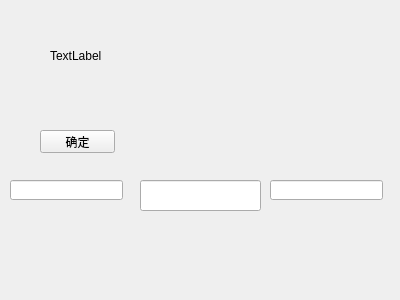
<?xml version="1.0" encoding="UTF-8"?>
<ui version="4.0">
 <class>Widget</class>
 <widget class="QWidget" name="Widget">
  <property name="geometry">
   <rect>
    <x>0</x>
    <y>0</y>
    <width>400</width>
    <height>300</height>
   </rect>
  </property>
  <property name="windowTitle">
   <string>Widget</string>
  </property>
  <widget class="QPushButton" name="pushButton">
   <property name="geometry">
    <rect>
     <x>40</x>
     <y>130</y>
     <width>75</width>
     <height>23</height>
    </rect>
   </property>
   <property name="text">
    <string>确定</string>
   </property>
  </widget>
  <widget class="QLineEdit" name="lineEdit">
   <property name="geometry">
    <rect>
     <x>10</x>
     <y>180</y>
     <width>113</width>
     <height>20</height>
    </rect>
   </property>
  </widget>
  <widget class="QLineEdit" name="lineEdit_2">
   <property name="geometry">
    <rect>
     <x>140</x>
     <y>180</y>
     <width>121</width>
     <height>31</height>
    </rect>
   </property>
  </widget>
  <widget class="QLabel" name="label">
   <property name="geometry">
    <rect>
     <x>50</x>
     <y>50</y>
     <width>54</width>
     <height>12</height>
    </rect>
   </property>
   <property name="text">
    <string>TextLabel</string>
   </property>
  </widget>
  <widget class="QLineEdit" name="lineEdit_3">
   <property name="geometry">
    <rect>
     <x>270</x>
     <y>180</y>
     <width>113</width>
     <height>20</height>
    </rect>
   </property>
  </widget>
 </widget>
 <layoutdefault spacing="6" margin="11"/>
 <resources/>
 <connections/>
</ui>
